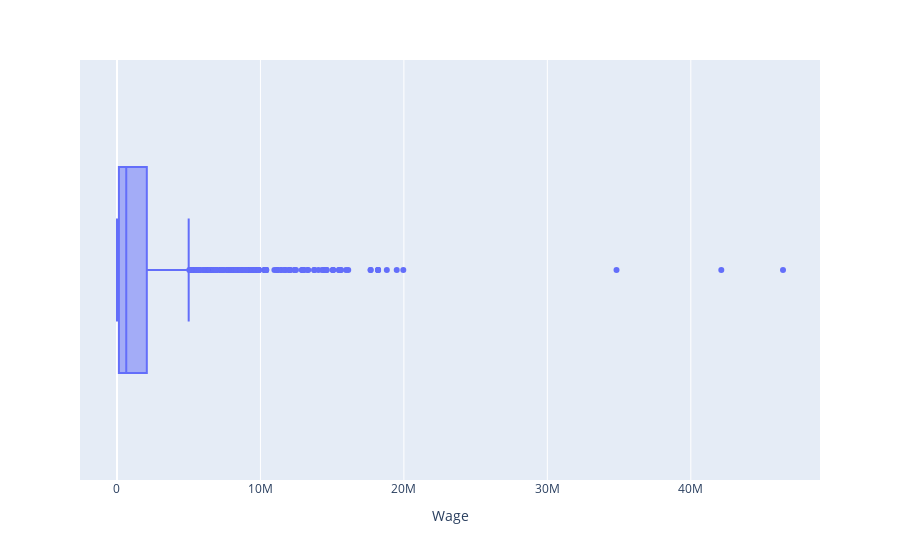

Source (notebook cell):
### Markdown cell above
In this plot, when you move the mouse to any point, there will be information about it

### Code cell
# Plot the boxplot for the Wage column, to detect outliers with using plotly to show more details
px.box(df_norm, x='Wage')

### Figure 1 — Plotly figure (JSON) as saved in the notebook; plotly's stock layout.template omitted (floating-point values rounded to 4 significant figures; data arrays with more than 128 entries replaced by an {"elided": "..."} marker saying what was removed)
{"data": [{"alignmentgroup": "True", "hovertemplate": "Wage=%{x}<extra></extra>", "legendgroup": "", "marker": {"color": "#636efa"}, "name": "", "notched": false, "offsetgroup": "", "orientation": "h", "showlegend": false, "type": "box", "x": {"elided": "3160 int values"}, "x0": " ", "xaxis": "x", "y0": " ", "yaxis": "y"}], "layout": {"boxmode": "group", "legend": {"tracegroupgap": 0}, "margin": {"t": 60}, "xaxis": {"anchor": "y", "domain": [0, 1], "title": {"text": "Wage"}}, "yaxis": {"anchor": "x", "domain": [0, 1]}}}
